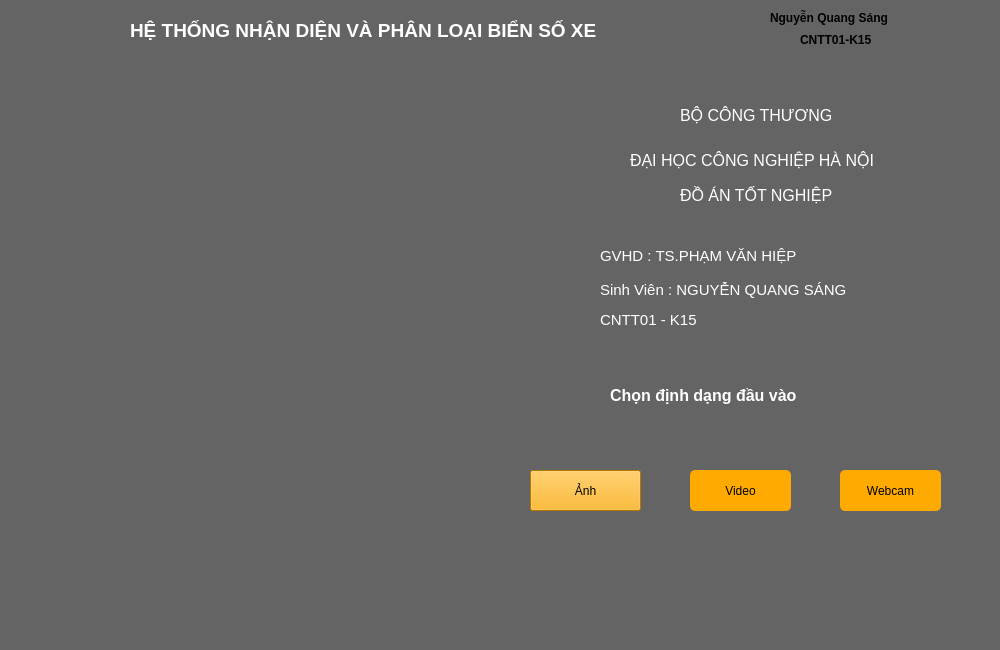
<?xml version="1.0" encoding="UTF-8"?>
<ui version="4.0">
 <class>MainWindow</class>
 <widget class="QMainWindow" name="MainWindow">
  <property name="geometry">
   <rect>
    <x>0</x>
    <y>0</y>
    <width>1000</width>
    <height>650</height>
   </rect>
  </property>
  <property name="font">
   <font>
    <pointsize>11</pointsize>
   </font>
  </property>
  <property name="windowTitle">
   <string>MainWindow</string>
  </property>
  <property name="styleSheet">
   <string notr="true">background-color: rgb(100,100,100)</string>
  </property>
  <widget class="QWidget" name="centralwidget">
   <widget class="QLabel" name="label">
    <property name="geometry">
     <rect>
      <x>130</x>
      <y>0</y>
      <width>621</width>
      <height>61</height>
     </rect>
    </property>
    <property name="font">
     <font>
      <pointsize>14</pointsize>
      <weight>75</weight>
      <bold>true</bold>
     </font>
    </property>
    <property name="styleSheet">
     <string notr="true">color: rgb(255, 255, 255);</string>
    </property>
    <property name="text">
     <string>HỆ THỐNG NHẬN DIỆN VÀ PHÂN LOẠI BIỂN SỐ XE</string>
    </property>
   </widget>
   <widget class="QLabel" name="label_2">
    <property name="geometry">
     <rect>
      <x>770</x>
      <y>10</y>
      <width>141</width>
      <height>16</height>
     </rect>
    </property>
    <property name="font">
     <font>
      <weight>75</weight>
      <bold>true</bold>
     </font>
    </property>
    <property name="text">
     <string>Nguyễn Quang Sáng</string>
    </property>
   </widget>
   <widget class="QLabel" name="label_3">
    <property name="geometry">
     <rect>
      <x>800</x>
      <y>30</y>
      <width>81</width>
      <height>20</height>
     </rect>
    </property>
    <property name="font">
     <font>
      <weight>75</weight>
      <bold>true</bold>
     </font>
    </property>
    <property name="text">
     <string>CNTT01-K15</string>
    </property>
   </widget>
   <widget class="QLabel" name="label_4">
    <property name="geometry">
     <rect>
      <x>910</x>
      <y>0</y>
      <width>81</width>
      <height>71</height>
     </rect>
    </property>
    <property name="text">
     <string/>
    </property>
    <property name="pixmap">
     <pixmap>../img_ui/z5312217369290_f95ca37c21ebad9381e285b6319b68ee.jpg</pixmap>
    </property>
    <property name="scaledContents">
     <bool>true</bool>
    </property>
   </widget>
   <widget class="QLabel" name="label_5">
    <property name="geometry">
     <rect>
      <x>10</x>
      <y>90</y>
      <width>441</width>
      <height>521</height>
     </rect>
    </property>
    <property name="text">
     <string/>
    </property>
    <property name="pixmap">
     <pixmap>../img_ui/co-ng-nghe-nha-n-die-n-bie-n-so-8--1577192081-width1000height414.jpeg</pixmap>
    </property>
   </widget>
   <widget class="QLabel" name="label_6">
    <property name="geometry">
     <rect>
      <x>610</x>
      <y>380</y>
      <width>261</width>
      <height>31</height>
     </rect>
    </property>
    <property name="font">
     <font>
      <pointsize>12</pointsize>
      <weight>75</weight>
      <bold>true</bold>
     </font>
    </property>
    <property name="styleSheet">
     <string notr="true">color: rgb(255, 255, 255);</string>
    </property>
    <property name="text">
     <string>Chọn định dạng đầu vào</string>
    </property>
   </widget>
   <widget class="QPushButton" name="pushButton">
    <property name="geometry">
     <rect>
      <x>530</x>
      <y>470</y>
      <width>111</width>
      <height>41</height>
     </rect>
    </property>
    <property name="styleSheet">
     <string notr="true">background-color:  rgb(255, 170, 0);
</string>
    </property>
    <property name="text">
     <string>Ảnh</string>
    </property>
   </widget>
   <widget class="QPushButton" name="pushButton_2">
    <property name="geometry">
     <rect>
      <x>690</x>
      <y>470</y>
      <width>101</width>
      <height>41</height>
     </rect>
    </property>
    <property name="styleSheet">
     <string notr="true">background-color:  rgb(255, 170, 0);
border-radius: 5px;</string>
    </property>
    <property name="text">
     <string>Video</string>
    </property>
   </widget>
   <widget class="QLabel" name="label_7">
    <property name="geometry">
     <rect>
      <x>680</x>
      <y>90</y>
      <width>181</width>
      <height>51</height>
     </rect>
    </property>
    <property name="font">
     <font>
      <pointsize>12</pointsize>
     </font>
    </property>
    <property name="styleSheet">
     <string notr="true">color: rgb(255, 255, 255);</string>
    </property>
    <property name="text">
     <string>BỘ CÔNG THƯƠNG</string>
    </property>
   </widget>
   <widget class="QLabel" name="label_8">
    <property name="geometry">
     <rect>
      <x>630</x>
      <y>130</y>
      <width>301</width>
      <height>61</height>
     </rect>
    </property>
    <property name="font">
     <font>
      <pointsize>12</pointsize>
     </font>
    </property>
    <property name="styleSheet">
     <string notr="true">color: rgb(255, 255, 255);</string>
    </property>
    <property name="text">
     <string>ĐẠI HỌC CÔNG NGHIỆP HÀ NỘI</string>
    </property>
   </widget>
   <widget class="QLabel" name="label_9">
    <property name="geometry">
     <rect>
      <x>600</x>
      <y>240</y>
      <width>251</width>
      <height>31</height>
     </rect>
    </property>
    <property name="font">
     <font>
      <pointsize>11</pointsize>
     </font>
    </property>
    <property name="styleSheet">
     <string notr="true">color: rgb(255, 255, 255);</string>
    </property>
    <property name="text">
     <string>GVHD : TS.PHẠM VĂN HIỆP</string>
    </property>
   </widget>
   <widget class="QLabel" name="label_10">
    <property name="geometry">
     <rect>
      <x>600</x>
      <y>280</y>
      <width>311</width>
      <height>20</height>
     </rect>
    </property>
    <property name="font">
     <font>
      <pointsize>11</pointsize>
     </font>
    </property>
    <property name="styleSheet">
     <string notr="true">color: rgb(255, 255, 255);</string>
    </property>
    <property name="text">
     <string>Sinh Viên : NGUYỄN QUANG SÁNG</string>
    </property>
   </widget>
   <widget class="QLabel" name="label_11">
    <property name="geometry">
     <rect>
      <x>680</x>
      <y>180</y>
      <width>231</width>
      <height>31</height>
     </rect>
    </property>
    <property name="font">
     <font>
      <pointsize>12</pointsize>
     </font>
    </property>
    <property name="styleSheet">
     <string notr="true">color: rgb(255, 255, 255);</string>
    </property>
    <property name="text">
     <string>ĐỒ ÁN TỐT NGHIỆP</string>
    </property>
   </widget>
   <widget class="QLabel" name="label_12">
    <property name="geometry">
     <rect>
      <x>600</x>
      <y>310</y>
      <width>131</width>
      <height>20</height>
     </rect>
    </property>
    <property name="font">
     <font>
      <pointsize>11</pointsize>
     </font>
    </property>
    <property name="styleSheet">
     <string notr="true">color: rgb(255, 255, 255);</string>
    </property>
    <property name="text">
     <string>CNTT01 - K15</string>
    </property>
   </widget>
   <widget class="QPushButton" name="pushButton_3">
    <property name="geometry">
     <rect>
      <x>840</x>
      <y>470</y>
      <width>101</width>
      <height>41</height>
     </rect>
    </property>
    <property name="styleSheet">
     <string notr="true">background-color:  rgb(255, 170, 0);
border-radius: 5px;</string>
    </property>
    <property name="text">
     <string>Webcam</string>
    </property>
   </widget>
  </widget>
  <widget class="QMenuBar" name="menubar">
   <property name="geometry">
    <rect>
     <x>0</x>
     <y>0</y>
     <width>1000</width>
     <height>26</height>
    </rect>
   </property>
  </widget>
  <widget class="QStatusBar" name="statusbar"/>
 </widget>
 <resources/>
 <connections/>
</ui>
